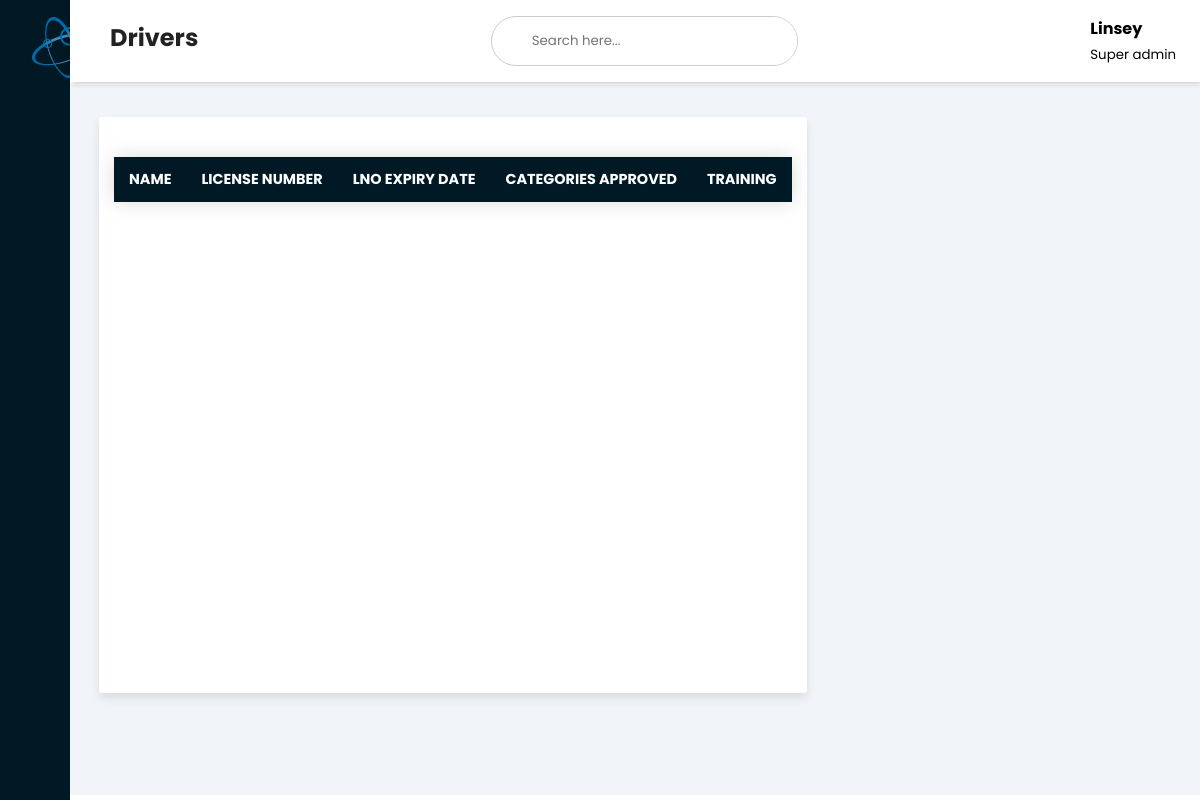
The app's page /viewdrivers (signed in), older data.
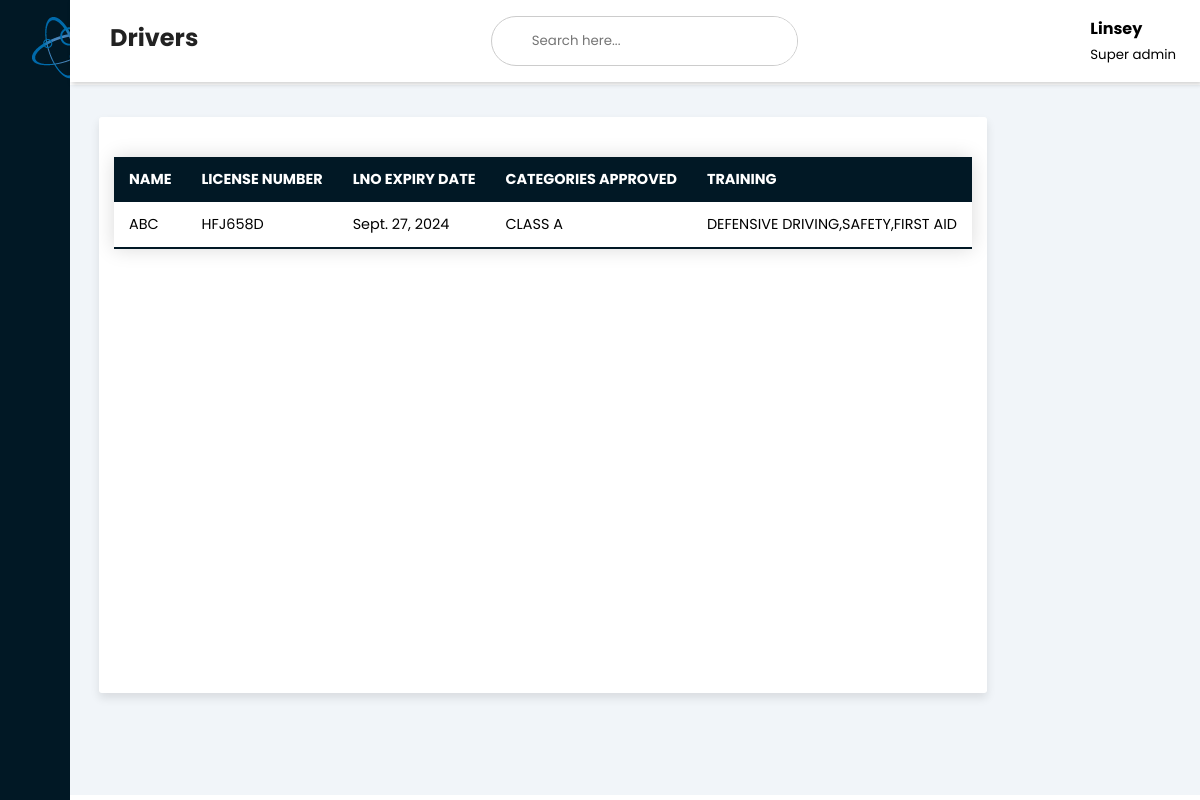
The same page, newer data.
### vehicle_app/models.py (models this page shows, shortened)
class Driver(models.Model):
    name = models.CharField(max_length=50, unique=True)
    Driver_license_number = models.CharField(max_length=50)
    LNO_expiry_date = models.DateField()
    categories_approved = models.CharField(max_length=254)
    training = models.CharField(max_length=500)

### vehicle_app/views.py (the view)
# urls.py: path('viewdrivers', views.view_drivers, name='viewdrivers'),
@login_required(login_url="")
def view_drivers(request):
    drivers = Driver.objects.all()
    return render(request, 'viewdrivers.html', {"drivers": drivers})

### templates/viewdrivers.html (shortened to what this page needs)
<!DOCTYPE html>
<html lang="en">
  <head>
    <link
      rel="stylesheet"
      href="https://maxst.icons8.com/vue-static/landings/line-awesome/line-awesome/1.3.0/css/line-awesome.min.css"
    />
    <link href="../static/styles.css" rel="stylesheet" />
  </head>
  <body>
    <div class="sidebar">
      <div class="sidebar-brand">
        <h2>
        </h2>
      </div>
      <div class="sidebar-menu">
        <ul>
          <li>
            <a href="{% url 'dashboard'%}"
              ><span class="las la-igloo"></span><span>Dashboard</span></a
            >
          </li>
          <li>
            <a href="http://127.0.0.1:8000/admin/auth/user/"
              ><span class="las la-users"></span><span>Users</span></a
            >
          </li>
          <li>
            <a href="{% url 'drivers'%}"
              ><span class="las la-id-card"></span><span>Drivers</span></a
            >
          </li>
          <li>
            <a href="{% url 'vehicles'%}"
              ><span class="las la-car"></span><span>Vehicles</span></a
            >
          </li>
          <li>
            <a href="{% url 'approvers'%}"
                ><span class="las la-thumbs-up"></span
                ><span>Approvers</span></a
              >
            </li>
          <li>
            <a href="{% url 'journey'%}"
              ><span class="las la-receipt"></span
              ><span>Journey Management</span></a
            >
          </li>
          <li>
            <a href="{% url "vehicle"%}"
              ><span class="las la-clipboard-check"></span
              ><span>Vehicle Management</span></a
            >
          </li>
            <li>
              <a href="{% url "fuel" %}"
                  ><span class="las la-gas-pump"></span
                  ><span>Fuels</span></a
                >
              </li>
            <li>
              <a href="{% url "tracking" %}"
                  ><span class="las la-chart-line"></span
                  ><span>Tracking</span></a
                >
              </li>
        </ul>
        <ul class="bottom-menu">
          <li>
              <a href="{% url 'logout' %}"
                  ><span class="las la-sign-out-alt"></span><span>Logout</span></a
              >
          </li>
      </ul>
      </div>
    </div>
    <div class="main-content">
      <header>
        <h2>
          <label for="nav-toggle">
            <span class="las la-bars"></span>
          </label>
          Drivers
        </h2>
        <div class="search-wrapper">
          <input type="" placeholder="Search here..." />
        </div>
        <div class="user=wrapper">
          <div>
            <h4>{{ request.user.username }}</h4>
            <small>
              {% if request.user.is_superuser %}
                  Super admin
                  {% elif request.user.is_staff %}
                      Staff
                      {% else %}
                          Regular User
                          {% endif %}
            </small>
          </div>
      </header>
      <main>
        <div class="container2">
          <table class="content-table">
            <thead>
            <tr>
              <th>NAME</th>
              <th>LICENSE NUMBER</th>
              <th>LNO EXPIRY DATE</th>
              <th>CATEGORIES APPROVED</th>
              <th>TRAINING</th>
            </tr>
          </thead>
          <tbody>
            {% for item in drivers %}
            <tr>
              <td>{{ item.name }}</td>
              <td>{{ item.Driver_license_number }}</td>
              <td>{{ item.LNO_expiry_date }}</td>
              <td>{{ item.categories_approved }}</td>
              <td>{{ item.training }}</td>
            </tr>
            {% endfor %}
          </tbody>
          </table>
        </div>
        </div>
  </body>
</html>

Row changes from the older to the newer data that the page shows:
added Driver: name "ABC", Driver_license_number "HFJ658D", LNO_expiry_date "Sept. 27, 2024", categories_approved "CLASS A", training "DEFENSIVE DRIVING,SAFETY,FIRST AID"
